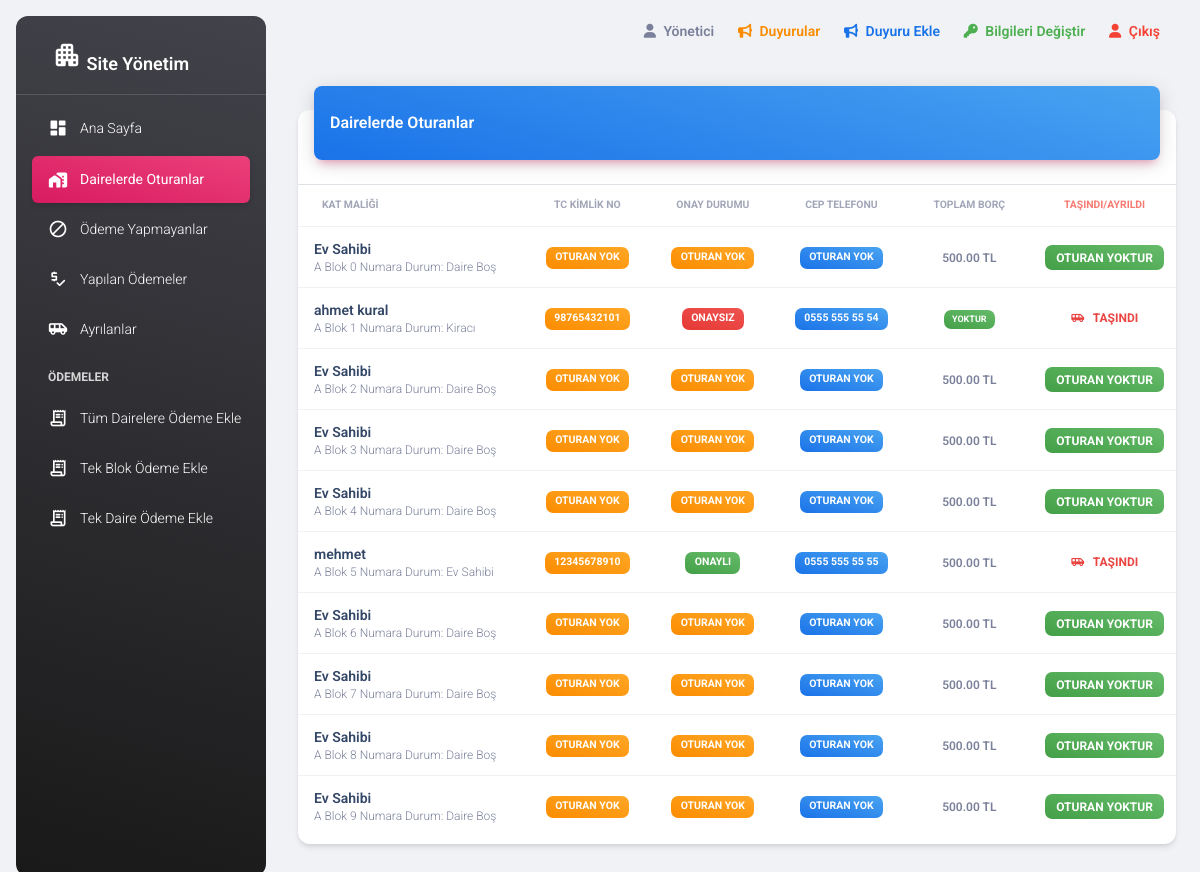
The app's page /pages/oturanlar.php (signed in) with its own data.
### tables this page shows
CREATE TABLE `tbldaire` (
  `id` int(11) NOT NULL,
  `blokad` varchar(3) NOT NULL,
  `daireno` int(11) NOT NULL,
  `dolumu` int(11) NOT NULL
);

CREATE TABLE `tblkullanici` (
  `id` int(255) NOT NULL,
  `adsoyad` varchar(50) NOT NULL,
  `tckimlikno` varchar(11) NOT NULL,
  `mail` varchar(250) NOT NULL,
  `adres` varchar(500) NOT NULL,
  `tel` varchar(10) NOT NULL,
  `evsahibi` varchar(50) NOT NULL,
  `sifre` varchar(200) NOT NULL,
  `daireid` int(11) DEFAULT NULL,
  `yetki` enum('0','1') NOT NULL
);

### pages/oturanlar.php (the view, shortened to what this page needs)
<!DOCTYPE html>
<?php
include '../connection.php';
$daireSakinleriQuery = $conn->query("Select * from tbldaire order by blokad, daireno asc");
?>
<html lang="tr">
<head>
  <link rel="stylesheet" href="https://cdn.jsdelivr.net/npm/bootstrap@4.6.1/dist/css/bootstrap.min.css">
  <link href="../assets/css/nucleo-icons.css" rel="stylesheet" />
  <link href="../assets/css/nucleo-svg.css" rel="stylesheet" />
  <link id="pagestyle" href="../assets/css/material-dashboard.css?v=3.0.1" rel="stylesheet" />
</head>
<body class="g-sidenav-show  bg-gray-200">
  <?php include 'adminsidebar.php'; ?>
  <main class="main-content position-relative max-height-vh-100 h-100 border-radius-lg ">
    <?php include 'adminnavbar.php'; ?>
    <div class="container-fluid py-4">
      <div class="row">
        <div class="col-12">
          <div class="card my-4">
            <div class="card-header p-0 position-relative mt-n4 mx-3 z-index-2">
              <div class="bg-gradient-info shadow-primary border-radius-lg pt-4 pb-3">
                <h6 class="text-white text-capitalize ps-3">Dairelerde Oturanlar </h6>
              </div>
            </div>
            <div class="card-body px-0 pb-2">
              <div class="table-responsive p-0">
                <table class="table align-items-center mb-0">
                  <thead>
                    <tr>
                      <th class="text-uppercase text-secondary text-xxs font-weight-bolder opacity-7">Kat Maliği</th>
                      <th class="text-center text-uppercase text-secondary text-xxs font-weight-bolder opacity-7">TC Kimlik No</th>
                      <th class="text-center text-uppercase text-secondary text-xxs font-weight-bolder opacity-7">Onay Durumu</th>
                      <th class="text-center text-uppercase text-secondary text-xxs font-weight-bolder opacity-7">Cep Telefonu</th>
                      <th class="text-center text-uppercase text-secondary text-xxs font-weight-bolder opacity-7">Toplam Borç</th>
                      <th class="text-center text-uppercase text-danger text-xxs font-weight-bolder opacity-7"> Taşındı/Ayrıldı </th>
                    </tr>
                  </thead>
                  <tbody>
                    <?php
                    while ($daireSakinleri = $daireSakinleriQuery->fetch(PDO::FETCH_ASSOC)) {
                      $borc = $daireSakinleri['id'];
                    ?>
                      <tr>
                        <td>
                          <div class="d-flex px-2 py-1">
                            <div class="d-flex flex-column justify-content-center">
                              <h6 class="mb-0 text-sm"><?php
                                                        if ($daireSakinleri['dolumu'] == 1) {
                                                          $oturanlar = $conn->query("select * from tblkullanici where daireid=$borc");
                                                          $oturanlarAd = $oturanlar->fetch(PDO::FETCH_ASSOC);
                                                          echo "<a href=\"javascript:bilgiGetir(" . $oturanlarAd['id'] . ")\">" . $oturanlarAd['adsoyad'] . "</a>";
                                                        ?>
                                <?php } else {
                                                          echo "Ev Sahibi";
                                                        }
                                ?>
                              </h6>
                              <a href="javascript:dairebilgiGetir(<?php echo $daireSakinleri['id']; ?>)">
                                <p class="text-xs text-secondary mb-0">
                                  <?php if ($daireSakinleri['dolumu'] == 1) {
                                    echo $daireSakinleri['blokad'] . " Blok " . $daireSakinleri['daireno'] . " Numara" . " Durum: " . $oturanlarAd['evsahibi'];
                                  } else {
                                    echo $daireSakinleri['blokad'] . " Blok " . $daireSakinleri['daireno'] . " Numara" . " Durum: Daire Boş";
                                  }  ?>
                                </p>
                              </a>
                            </div>
                          </div>
                        </td>
                        <td class="align-middle text-center text-sm">
                          <span class="badge badge-sm bg-gradient-warning"><?php if ($daireSakinleri['dolumu'] == 1) {
                                                                              echo $oturanlarAd['tckimlikno'];
                                                                            } else  echo "Oturan Yok"; ?></span>
                        </td>
                        <td class="align-middle text-center text-sm">
                          <?php if ($daireSakinleri['dolumu'] == 1) {
                                                                              if ($oturanlarAd['yetki'] == 1){
                                                                                echo "<span class='badge badge-sm bg-gradient-success'>ONAYLI</span>";
                                                                              } else {
                                                                                echo "<span class='badge badge-sm bg-gradient-danger'>ONAYSIZ</span>";
                                                                              }
                                                                            } else  echo "<span class='badge badge-sm bg-gradient-warning'>Oturan Yok</span>"; ?>
                        </td>
                        <td class="align-middle text-center text-sm">
                          <span class="badge badge-sm bg-gradient-info"><?php if ($daireSakinleri['dolumu'] == 1) {
                                                                          $arr = str_split($oturanlarAd['tel']);
                                                                          if (count($arr) == 10) {
                                                                            echo "0" . $arr[0] . $arr[1] . $arr[2] . " " . $arr[3] . $arr[4] . $arr[5] . " " . $arr[6] . $arr[7] . " " . $arr[8] . $arr[9];
                                                                          } else  echo "Numara yanlış ya da eksik";
                                                                        } else {
                                                                          echo "Oturan Yok";
                                                                        } ?></span>
                        </td>
                        <td class="align-middle text-center text-sm">
                          <span class="text-secondary text-xs font-weight-bold"><?php
                                                                                $daireSakinleriBorc = $conn->query("Select sum(ucret) as 'ucret' from tblucret where daireid='$borc' and odendimi=0");
                                                                                $daireSakinleriBorclari = $daireSakinleriBorc->fetch(PDO::FETCH_ASSOC);
                                                                                if ($daireSakinleriBorclari["ucret"] > 0) {
                                                                                  echo $daireSakinleriBorclari["ucret"] . " TL";
                                                                                } else {
                                                                                  echo "<span class=\"badge badge-sm bg-gradient-success\">Yoktur</span>";
                                                                                }
                                                                                ?></span>
                        </td>
                        <td class="align-middle text-center">
                          <?php if ($daireSakinleri['dolumu'] == 1) { ?>
                            <a class="btn btn-link text-danger text-gradient px-3 mb-0" data-toggle="modal" data-target="#oturansil<?php echo $daireSakinleri['id']; ?>"> <i class="material-icons text-sm me-2">airport_shuttle</i>Taşındı</a>
                          <?php } else echo "<span class=\"badge badge-sm bg-gradient-success\">Oturan Yoktur</span>"; ?>
                        </td>
                      </tr>
                    <?php  } ?>
                  </tbody>
                </table>
              </div>
            </div>
          </div>
        </div>
      </div>
    </div>
  </main>
</body>
</html>

### records on screen
tbldaire: dolumu "Ev Sahibi", blokad "A", daireno "0", ucret "500.00"
tbldaire: tblkullanici.adsoyad "ahmet kural", blokad "A", daireno "1", tblkullanici.evsahibi "Kiracı", tblkullanici.tckimlikno "98765432101", dolumu "ONAYSIZ", tblkullanici.tel "5", tblkullanici.tel "4", shows "YOKTUR"
tbldaire: dolumu "Ev Sahibi", blokad "A", daireno "2", ucret "500.00"
tbldaire: dolumu "Ev Sahibi", blokad "A", daireno "3", ucret "500.00"
tbldaire: dolumu "Ev Sahibi", blokad "A", daireno "4", ucret "500.00"
tbldaire: tblkullanici.adsoyad "mehmet", blokad "A", daireno "5", tblkullanici.evsahibi "Ev Sahibi", tblkullanici.tckimlikno "12345678910", dolumu "ONAYLI", tblkullanici.tel "5", ucret "500.00"
tbldaire: dolumu "Ev Sahibi", blokad "A", daireno "6", ucret "500.00"
tbldaire: dolumu "Ev Sahibi", blokad "A", daireno "7", ucret "500.00"
tbldaire: dolumu "Ev Sahibi", blokad "A", daireno "8", ucret "500.00"
tbldaire: dolumu "Ev Sahibi", blokad "A", daireno "9", ucret "500.00"

### other values on screen
$adsoyad "Yönetici"
